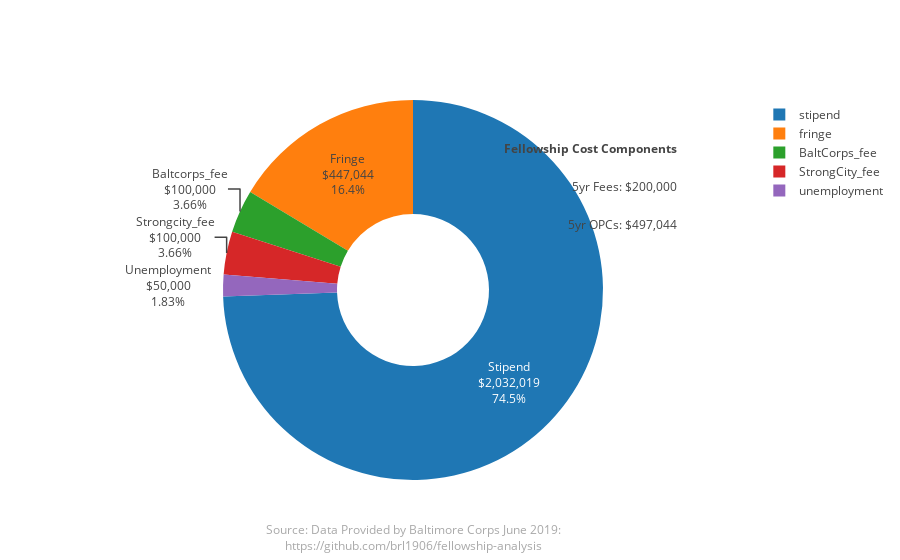

Source (notebook cell):
### Markdown cell above
## <font color=blue>Fellowship cost components. What components make up fellow cost  (What impact would a fees rate decrease have if the City  could lock into similar rates across Fellowship providers?).</font>

### Code cell
labels = ['stipend','fringe','unemployment','BaltCorps_fee','StrongCity_fee']
values = []
for label in labels:
    values.append(dframe[label].sum())

text = []
for label,value in zip(labels,values):
    text.append('{}<br>${:,.0f}'.format(label.capitalize(),value))

fig = {
    'data':[
        {'labels': labels,
        'values': values,
         'name': 'cost components',
         'hole': .4,
         'type': 'pie',
         'text': text,
         'hoverinfo':'text+percent'
        }],
    'layout': {
        'hovermode': 'closest',
        'annotations': [
            {
                'font':{'size':12},
                'showarrow':False,
                'text': '<b>Fellowship Cost Components</b>',
                'x':.9,
                'y':.9},
            {
                'font':{'size':12},
                'showarrow':False,
                'text': '5yr Fees: ${:,.0f}'.format(dframe['BaltCorps_fee'].sum() + dframe['StrongCity_fee'].sum()),
                'x':.9,
                'y':.8},
            {
                'font':{'size':12},
                'showarrow':False,
                'text': '5yr OPCs: ${:,.0f}'.format(dframe['fringe'].sum() + dframe['unemployment'].sum()),
                'x':.9,
                'y':.7},
            {
                'font':{'size':12,
                       'color':'darkgrey'},
                'showarrow':False,
                'text': 'Source: Data Provided by Baltimore Corps June 2019:<br>https://github.com/brl1906/fellowship-analysis',
                'x':.5,
                'y':-.2},
            
        ]
    }
}

pyo.iplot(fig)

### Figure 1 — Plotly figure (JSON) as saved in the notebook; plotly's stock layout.template omitted (floating-point values rounded to 4 significant figures)
{"data": [{"hole": 0.4, "hoverinfo": "text+percent", "labels": ["stipend", "fringe", "unemployment", "BaltCorps_fee", "StrongCity_fee"], "name": "cost components", "text": ["Stipend<br>$2,032,019", "Fringe<br>$447,044", "Unemployment<br>$50,000", "Baltcorps_fee<br>$100,000", "Strongcity_fee<br>$100,000"], "type": "pie", "uid": "069118e7-9140-4648-8e37-7d92aac35f41", "values": [2032000.0, 447000.0, 50000, 100000, 100000]}], "layout": {"annotations": [{"font": {"size": 12}, "showarrow": false, "text": "<b>Fellowship Cost Components</b>", "x": 0.9, "y": 0.9}, {"font": {"size": 12}, "showarrow": false, "text": "5yr Fees: $200,000", "x": 0.9, "y": 0.8}, {"font": {"size": 12}, "showarrow": false, "text": "5yr OPCs: $497,044", "x": 0.9, "y": 0.7}, {"font": {"color": "darkgrey", "size": 12}, "showarrow": false, "text": "Source: Data Provided by Baltimore Corps June 2019:<br>https://github.com/brl1906/fellowship-analysis", "x": 0.5, "y": -0.2}], "autosize": true, "hovermode": "closest"}}
